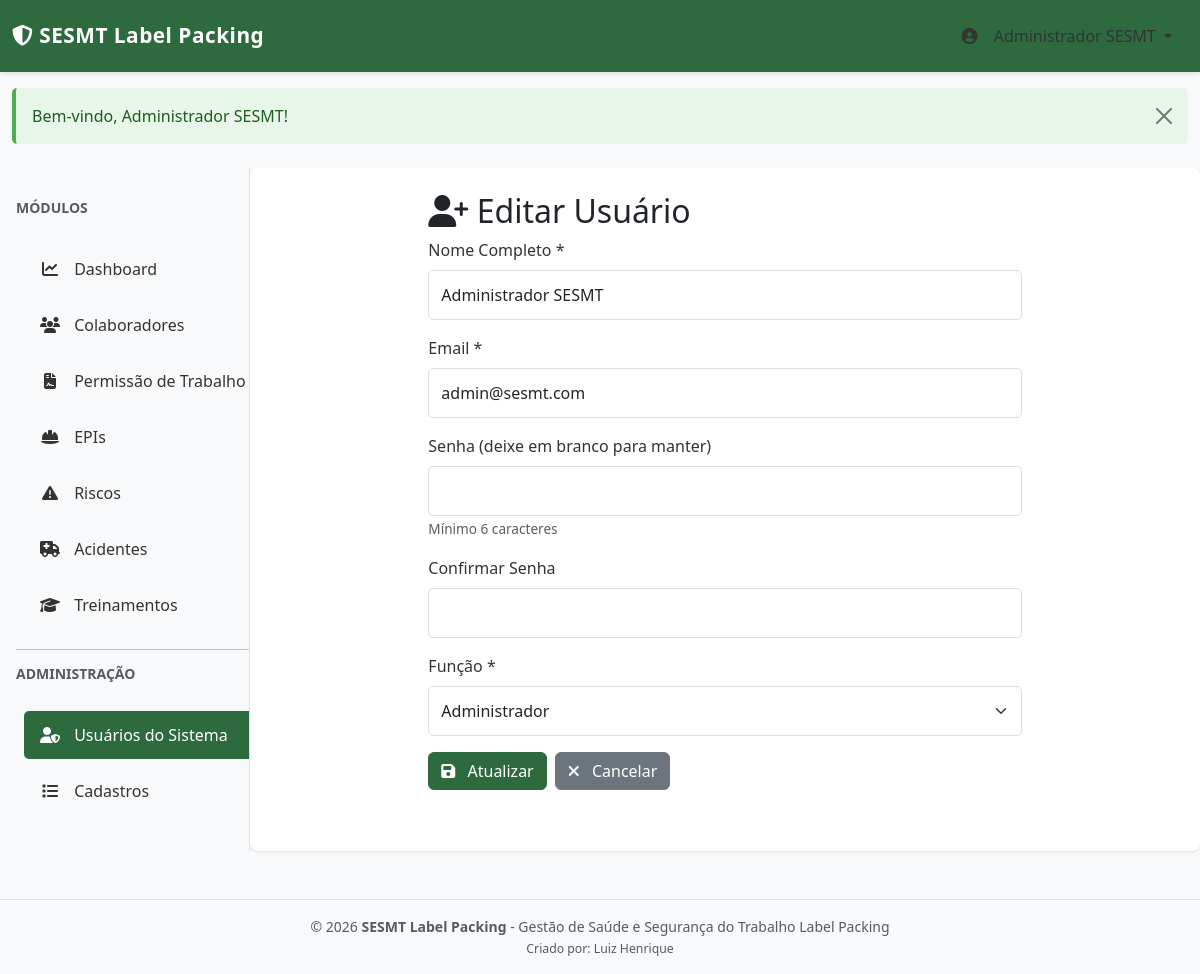
/index.php?page=users&action=edit&id=1 (signed in), run on the app's committed database.
### tables this page shows
CREATE TABLE IF NOT EXISTS users (
    id INT PRIMARY KEY AUTO_INCREMENT,
    name VARCHAR(255) NOT NULL,
    email VARCHAR(255) UNIQUE NOT NULL,
    password VARCHAR(255) NOT NULL,
    role ENUM('admin', 'comum') DEFAULT 'comum',
    active TINYINT(1) DEFAULT 1,
    created_at TIMESTAMP DEFAULT CURRENT_TIMESTAMP,
    updated_at TIMESTAMP DEFAULT CURRENT_TIMESTAMP ON UPDATE CURRENT_TIMESTAMP,
    INDEX idx_email (email),
    INDEX idx_role (role),
    INDEX idx_active (active)
);

### config/database.php (called while the page is built, shortened)
<?php
class Database {
    private static $instance = null;
    private $connection;
    private $host = 'localhost';
    private $db_name = 'sesmt_db';
    private $db_user = 'root';
    private $db_pass = '';
    private $charset = 'utf8mb4';
    private function connect() {
        try {
            $this->connection = new mysqli(
                $this->host,
                $this->db_user,
                $this->db_pass,
                $this->db_name
            );
            $this->connection->set_charset($this->charset);
        } catch (Exception $e) {
            die("Erro de conexão: " . $e->getMessage() .
                "<br><br>Verifique se o MySQL está rodando e se o banco 'sesmt_db' foi criado.<br>" .
                "Importe o arquivo database.sql via phpMyAdmin.");
        }
    }
    public static function getInstance() {
        if (self::$instance === null) {
            self::$instance = new self();
        }
        return self::$instance;
    }
    public function getConnection() {
        return $this->connection;
    }
    public function execute($query, $params = [], $types = '') {
        $stmt = $this->connection->prepare($query);
        if (!empty($params)) {
            $stmt->bind_param($types, ...$params);
        }
        if (!$stmt->execute()) {
            throw new Exception("Erro ao executar query: " . $stmt->error);
        }
        return $stmt;
    }
    public function fetchOne($query, $params = [], $types = '') {
        $stmt = $this->execute($query, $params, $types);
        $result = $stmt->get_result();
        $data = $result->fetch_assoc();
        return $data;
    }
}
?>

### models/User.php (called while the page is built, shortened)
<?php
require_once __DIR__ . '/../config/database.php';
class User {
    public function findById($id) {
        $query = "SELECT * FROM users WHERE id = ? LIMIT 1";
        return Database::getInstance()->fetchOne($query, [$id], 'i');
    }
}
?>

### config/constants.php (called while the page is built, shortened)
<?php
$ROLES = [
    'admin' => 'Administrador',
    'comum' => 'Usuário Comum'
];
?>

### views/users/form.php (the view, shortened to what this page needs)
<?php
global $ROLES;
$isEdit = isset($user) && $user;
$title = $isEdit ? 'Editar Usuário' : 'Novo Usuário';
$submitText = $isEdit ? 'Atualizar' : 'Criar';
$formAction = $isEdit ? 'update' : 'store';
?>
<div class="row">
    <div class="col-md-8 offset-md-2">
        <h2><i class="fas fa-user-plus"></i> <?php echo $title; ?></h2>
        <form method="POST" action="<?php echo APP_URL; ?>/index.php?page=users&action=<?php echo $formAction; ?>" id="userForm">
            <div class="mb-3">
                <label for="name" class="form-label">Nome Completo *</label>
                <input type="text" class="form-control" id="name" name="name" required
                       value="<?php echo htmlspecialchars($user['name'] ?? ''); ?>">
            </div>
            <div class="mb-3">
                <label for="email" class="form-label">Email *</label>
                <input type="email" class="form-control" id="email" name="email" required
                       value="<?php echo htmlspecialchars($user['email'] ?? ''); ?>">
            </div>
            <div class="mb-3">
                <label for="password" class="form-label">
                    Senha <?php echo $isEdit ? '(deixe em branco para manter)' : '*'; ?>
                </label>
                <input type="password" class="form-control" id="password" name="password"
                       <?php echo !$isEdit ? 'required' : ''; ?>
                       minlength="6">
                <small class="form-text text-muted">Mínimo 6 caracteres</small>
            </div>
            <div class="mb-3">
                <label for="confirm_password" class="form-label">Confirmar Senha</label>
                <input type="password" class="form-control" id="confirm_password" name="confirm_password"
                       <?php echo !$isEdit ? 'required' : ''; ?>>
            </div>
            <div class="mb-3">
                <label for="role" class="form-label">Função *</label>
                <select class="form-select" id="role" name="role" required>
                    <?php foreach ($ROLES as $key => $name): ?>
                        <option value="<?php echo $key; ?>" <?php echo (isset($user['role']) && $user['role'] === $key) ? 'selected' : ''; ?>>
                            <?php echo htmlspecialchars($name); ?>
                        </option>
                    <?php endforeach; ?>
                </select>
            </div>
            <div class="d-flex gap-2">
                <button type="submit" class="btn btn-primary" id="submitBtn">
                    <i class="fas fa-save"></i> <?php echo $submitText; ?>
                </button>
                <a href="<?php echo APP_URL; ?>/index.php?page=users" class="btn btn-secondary">
                    <i class="fas fa-times"></i> Cancelar
                </a>
            </div>
        </form>
    </div>
</div>

### assets/css/style.css (style rules this page uses)
:root { --sesmt-green: #2d6a3e; --sesmt-red: #d32f2f; --sesmt-yellow: #f57c00; --sesmt-light: #f5f5f5; --sesmt-dark: #1a1a1a; }
body { background-color: #f8f9fa; font-family: 'Segoe UI', Tahoma, Geneva, Verdana, sans-serif; }
.btn-primary { background-color: var(--sesmt-green); border-color: var(--sesmt-green); }
.btn i { margin-right: 0.5rem; }
.form-control, .form-select { border-radius: 5px; border: 1px solid #ddd; padding: 0.75rem; }
.form-label { font-weight: 500; color: #333; margin-bottom: 0.5rem; }
.form-text { color: #666; font-size: 0.85rem; }

### views/layouts/header.php (style rules this page uses)
:root { --sesmt-green: #2d6a3e; --sesmt-red: #d32f2f; --sesmt-light: #f5f5f5; }

### data on the page
users: name "Administrador SESMT", email "admin@sesmt.com", role "Administrador"

### other printed values
APP_NAME "SESMT Label Packing"
$user['name'] "Administrador SESMT"
$title "Editar Usuário"
$submitText "Atualizar"
APP_CREATOR "Luiz Henrique"
